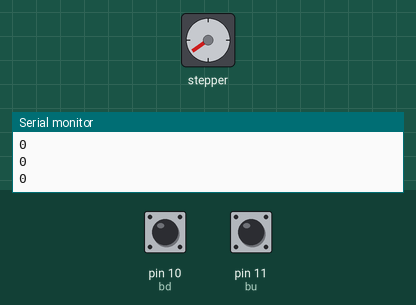
Simulated run of this sketch. Board: Arduino Uno, built with avr-gcc and run on an emulated ATmega328P. Parts: stepper motor, the last lines printed to the serial monitor. The inputs (shaded band) are chosen by the test bench; at power-on: pin 11 (bu) HIGH, pin 10 (bd) HIGH. Stepper angles assume 200 steps per turn.

Above: at 0.8 s.
0.9 s: pin 11 (bu) pulled LOW for 0.15 s
At 2.0 s:
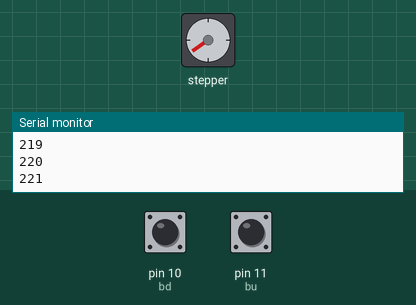
4.0 s: pin 10 (bd) pulled LOW for 0.15 s
At 5.1 s:
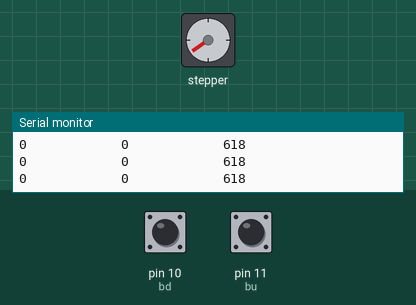
Timing chart, 0 to 7.0 s (numbered marks = the images above; inputs shaded):
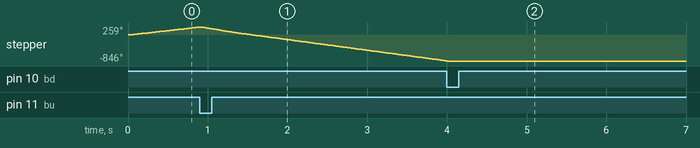

The sketch:

sverstan.ino
```cpp
// отправь s для опускания
// отправь w для подёма
// отправь d для остоновки

#define CLK 7
#define DT 8
#define SW 9

#include <GyverStepper.h>
GStepper<STEPPER2WIRE> stepper(200, 9, 8);

int bu = 11;
bool ku = false;
int bd = 10;
bool kd = false;
int size = 0;

void setup() {
  Serial.begin(9600);
  pinMode(bd, INPUT_PULLUP);
  pinMode(bu, INPUT_PULLUP);
  stepper.setRunMode(KEEP_SPEED); // режим поддержания скорости
  calibration();
}

void loop() {
  stepper.tick();
  //Serial.println("Tick");
  if (digitalRead(bu) == 0 && ku == false){
    ku = true;
    //Serial.println("Up datchik Eneble Stop Motor");
    stepper.brake();
  }
  if (digitalRead(bd) == 0 && kd == false){
    kd = true;
     //Serial.println("Down datchik Eneble Stop Motor");
    stepper.brake();
  }
  if (digitalRead(bu) == 1){
     //Serial.println("Up datchik DONT Eneble");
    ku = false;
  }
  if (digitalRead(bd) == 1){
    //Serial.println("Down datchik DONT Eneble");
    kd = false;
  }
  otladka();
  serial();
}

void serial(){
  if (Serial.available()) {
    char ch = Serial.read();
    if (ch == 'd') stepper.brake();
    if (ch == 'w'  && ku == false){
      stepper.setSpeed(250);
    }
    if (ch == 's' && kd == false ) {
      stepper.setSpeed(-250);
    }
  }
}
void otladka(){
  Serial.print(kd);
  Serial.print("            ");
  Serial.print(ku);
  Serial.print("            ");
  Serial.println(size);
}
void calibration(){
  stepper.setSpeed(250);
  while (digitalRead(bu) == 1){
    stepper.tick();
    Serial.println(size);
  }
  stepper.setSpeed(-250);
  while (digitalRead(bd) == 1){
    stepper.tick();
    size++;
    Serial.println(size);
  }
}
```

Measured:
- after the input at 4.0 s, stepper: goes on until 4.0 s, then stays -846°
